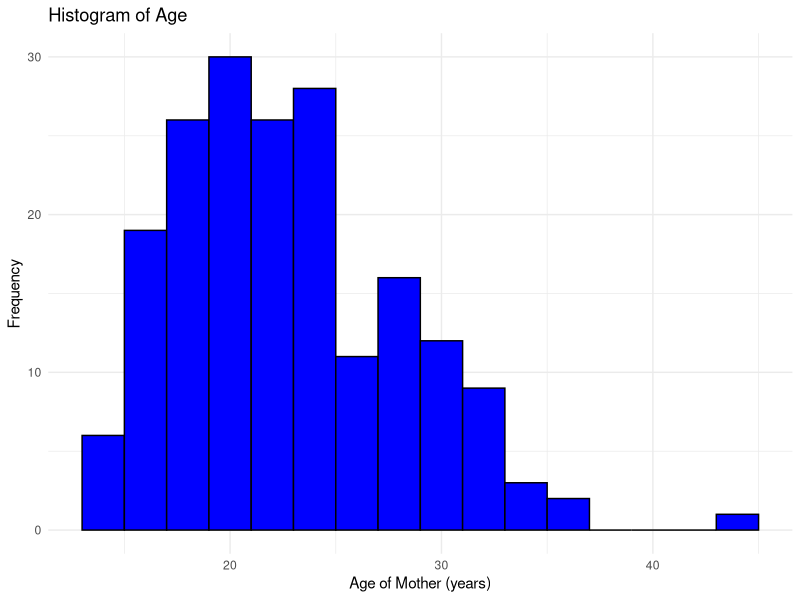
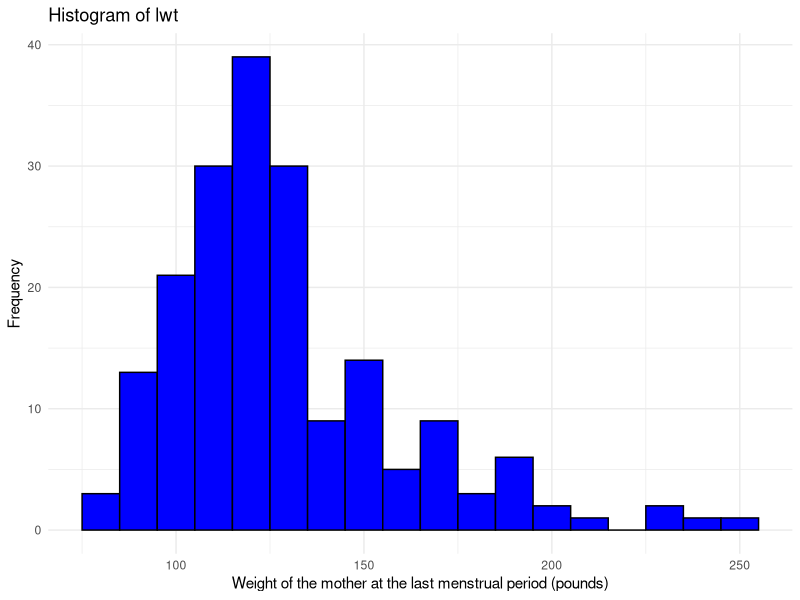
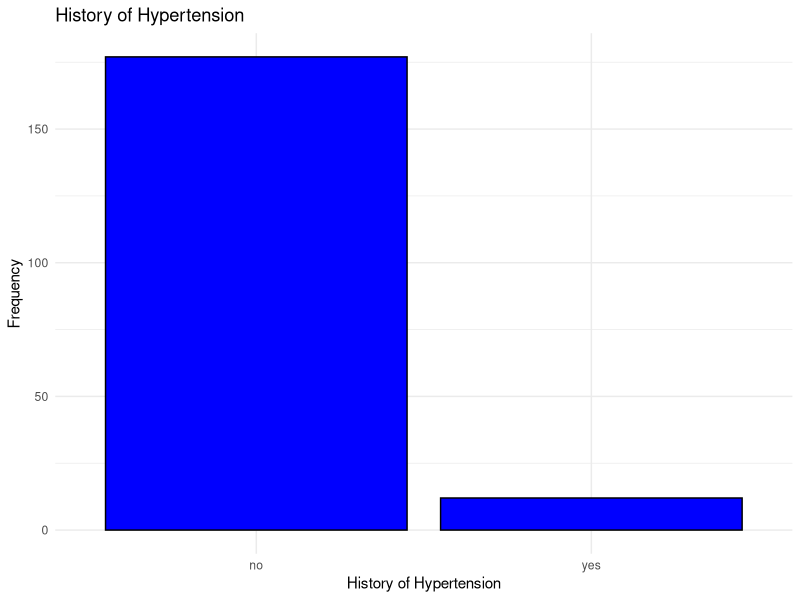

Recreate these plots in R, in order.
## ---- chunk 1
#| include: false

library(haven)
library(dplyr)
library(ggplot2)

# Load the dataset
lowbwt <- read_sav("datasets/lowbwt.sav")

# Convert alll labelled variables into factor variables 
lowbwt <- lowbwt %>% mutate(across(where(is.labelled), as_factor))
## ---- chunk 2
#| echo: false

ggplot(lowbwt, aes(x = age)) +
  geom_histogram(binwidth = 2, fill = "blue", color = "black") +
  labs(title = "Histogram of Age", x = "Age of Mother (years)", y = "Frequency") +
  theme_minimal()
## ---- chunk 3
#| echo: false

ggplot(lowbwt, aes(x = lwt)) +
  geom_histogram(binwidth = 10, fill = "blue", color = "black") +
  labs(title = "Histogram of lwt",
       x = "Weight of the mother at the last menstrual period (pounds)",
       y = "Frequency") +
  theme_minimal()
## ---- chunk 4
#| echo: false

ggplot(lowbwt, aes(x = factor(ht))) +
  geom_bar(fill = "blue", color = "black") +
  labs(title = "History of Hypertension",
       x = "History of Hypertension",
       y = "Frequency") +
  theme_minimal()
